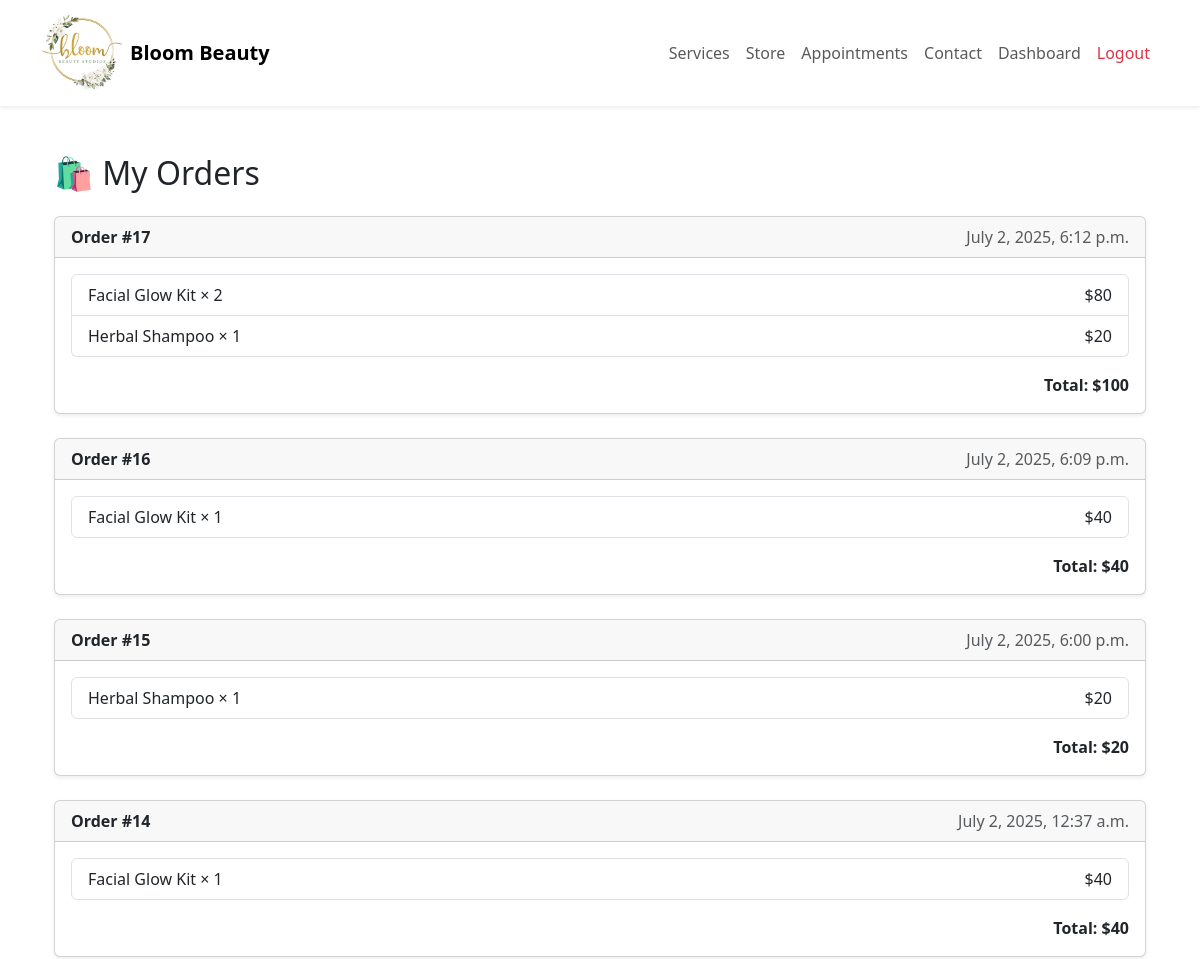
/store/my_orders/ (signed in, upper part), run on an earlier commit of the app's database.
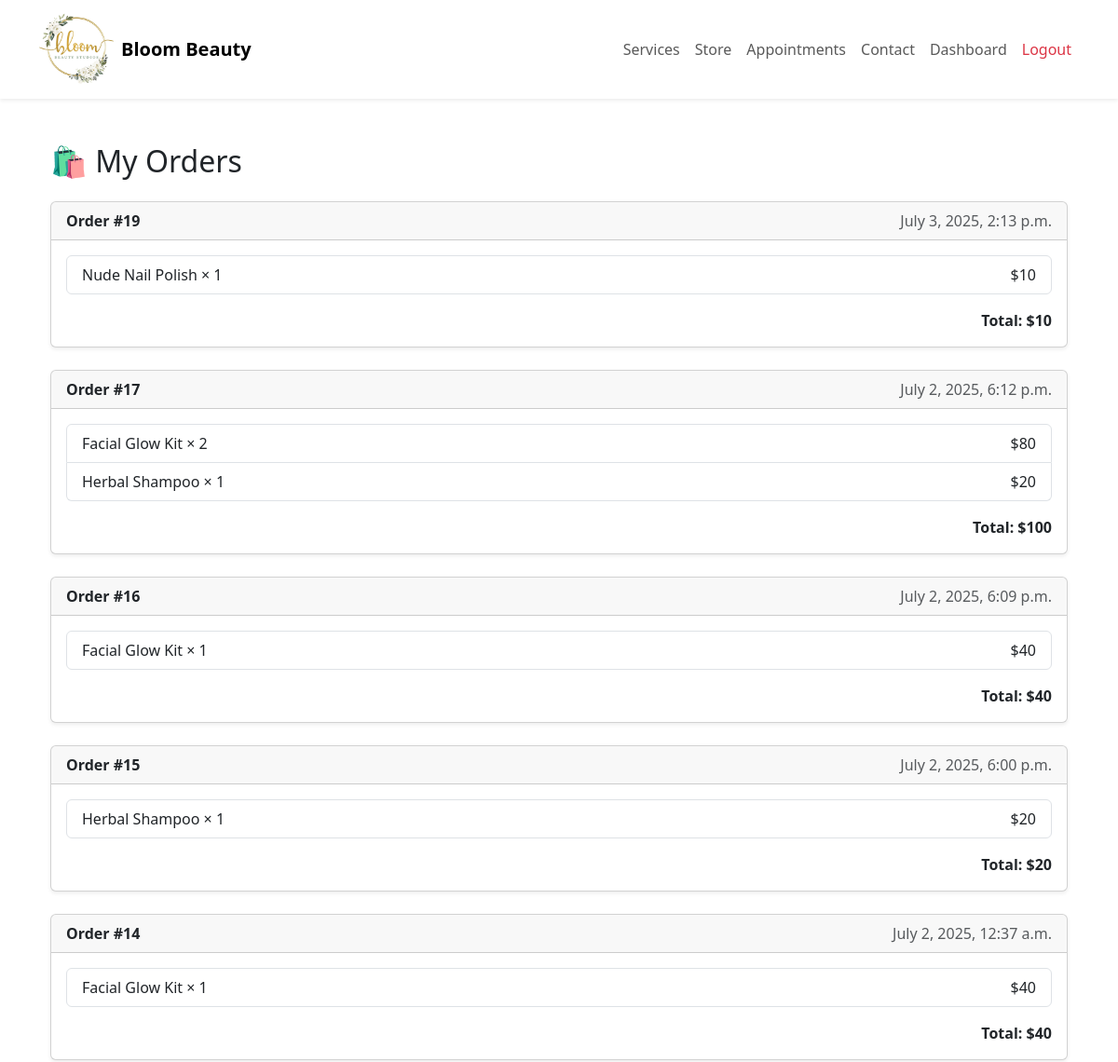
And on a later commit of the database.
### store/models.py (models this page shows, shortened)
class Order(models.Model):
    user = models.ForeignKey(User, on_delete=models.CASCADE, related_name="orders")
    total_price = models.IntegerField()
    created_at = models.DateTimeField(auto_now_add=True)
    updated_at = models.DateTimeField(auto_now=True)
    objects = OrderManager()

class OrderItem(models.Model):
    order = models.ForeignKey(Order, on_delete=models.CASCADE, related_name="items")
    product = models.ForeignKey(Product, on_delete=models.CASCADE, related_name="order_items")
    quantity = models.PositiveIntegerField()
    subtotal_price = models.IntegerField()
    created_at = models.DateTimeField(auto_now_add=True)
    updated_at = models.DateTimeField(auto_now=True)
    objects = OrderItemManager()

class Product(models.Model):
    name = models.CharField(max_length=100)
    description = models.TextField()
    image = models.ImageField(upload_to='product_images/')
    price = models.IntegerField()
    stock = models.IntegerField()
    created_at = models.DateTimeField(auto_now_add=True)
    updated_at = models.DateTimeField(auto_now=True)

### store/views.py (the view)
# urls.py: path('my_orders/', views.my_orders, name='my_orders'),
def my_orders(request):
    if 'user_id' not in request.session:
        return redirect('/login/')
    user = User.objects.get(id=request.session['user_id'])
    user_orders = Order.objects.filter(user=user).order_by('-created_at')
    context = {
        'orders': user_orders
    }
    return render(request, 'store/my_orders.html', context)

### templates/store/my_orders.html (shortened to what this page needs)
{% extends 'base.html' %}
{% block content %}
<div class="container mt-5">
    <h2 class="mb-4">🛍️ My Orders</h2>
    {% if orders %}
        {% for order in orders %}
            <div class="card shadow-sm mb-4">
                <div class="card-header d-flex justify-content-between">
                    <strong>Order #{{ order.id }}</strong>
                    <span class="text-muted">{{ order.created_at|date:"F j, Y, g:i a" }}</span>
                </div>
                <div class="card-body">
                    <ul class="list-group">
                        {% for item in order.items.all %}
                            <li class="list-group-item d-flex justify-content-between align-items-center">
                                <span>{{ item.product.name }} × {{ item.quantity }}</span>
                                <span>${{ item.subtotal_price }}</span>
                            </li>
                        {% endfor %}
                    </ul>
                    <div class="text-end mt-3">
                        <strong>Total: ${{ order.total_price }}</strong>
                    </div>
                </div>
            </div>
        {% endfor %}
    {% else %}
        <p class="text-muted">You haven’t placed any orders yet.</p>
    {% endif %}
</div>
{% endblock %}

### templates/base.html (shortened to what this page needs)
{% load static %}
<!DOCTYPE html>
<html lang="en">
<head>
    <link href="https://cdn.jsdelivr.net/npm/bootstrap@5.3.0/dist/css/bootstrap.min.css" rel="stylesheet">
    <link href="https://cdn.jsdelivr.net/npm/aos@2.3.4/dist/aos.css" rel="stylesheet">
    <link rel="stylesheet" href="https://cdnjs.cloudflare.com/ajax/libs/animate.css/4.1.1/animate.min.css"/>
    <link rel="stylesheet" href="{% static 'css/style.css' %}">
</head>
<body>
    <nav class="navbar navbar-expand-lg navbar-light bg-white shadow-sm">
        <div class="container">
            <a class="navbar-brand d-flex align-items-center fw-bold" href="/">
                <img src="{% static 'images/logo.jpg' %}" alt="Logo" width="80" height="80" class="me-2">
                Bloom Beauty
            </a>
            <div class="collapse navbar-collapse" id="navbarSupportedContent">
                <ul class="navbar-nav ms-auto mb-2 mb-lg-0">
                    <li class="nav-item"><a class="nav-link" href="/services/">Services</a></li>
                    <li class="nav-item"><a class="nav-link" href="/store/">Store</a></li>
                    <li class="nav-item"><a class="nav-link" href="/appointments/">Appointments</a></li>
                    <li class="nav-item"><a class="nav-link" href="/contact/">Contact</a></li>
                    {% if request.session.user_id %}
                    <li class="nav-item"><a class="nav-link" href="/dashboard/">Dashboard</a></li>
                    <li class="nav-item"><a class="nav-link text-danger" href="/logout/">Logout</a></li>
                    {% else %}
                    <li class="nav-item"><a class="nav-link" href="/login/">Login</a></li>
                    {% endif %}
                </ul>
            </div>
        </div>
    </nav>
    <div class="container mt-4">
        {% block content %}{% endblock %}
    </div>
</body>
</html>

### static/css/style.css (style rules this page uses)
.navbar-nav .nav-link { position: relative; font-weight: 500; transition: color 0.3s ease, transform 0.2s ease; }
.navbar-nav .nav-link::after { content: ''; position: absolute; left: 0; bottom: -3px; width: 0%; height: 2px; background-color: #eab1d5; transition: width 0.3s ease; }
body, html { overflow-x: hidden; }

What changed in the data, as far as the page shows it:
added Order: id "19", created_at "July 3, 2025, 2:13 p.m.", total_price "10"
added OrderItem: product.name "Nude Nail Polish", quantity "1", subtotal_price "10", shown under "19"
